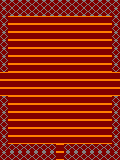

A 2D game scene composited from a Tiled map and its tileset images. What follows is a short description and the map's XML, with every tile layer's data as written:
An orthogonal 15x20 tile map with 8x8 px tiles, 1 tile layer (Capa de Patrones 1).

<map version="1.0" tiledversion="2018.06.01" orientation="orthogonal" renderorder="right-down" width="15" height="20" tilewidth="8" tileheight="8" infinite="0" nextlayerid="2" nextobjectid="1">
 <tileset firstgid="1" name="tiles" tilewidth="8" tileheight="8" tilecount="45" columns="9">
  <image source="../../tiles.png" width="72" height="40" />
 </tileset>
 <layer id="1" name="Capa de Patrones 1" width="15" height="20">
  <data encoding="csv">
32,32,32,32,32,32,32,32,32,32,32,32,32,32,32,
32,31,31,31,31,31,31,31,31,31,31,31,31,31,32,
32,1,1,1,1,1,1,1,1,1,1,1,1,1,32,
32,1,1,1,1,1,1,1,1,1,1,1,1,1,32,
32,1,1,1,1,1,1,1,1,1,1,1,1,1,32,
32,1,1,1,1,1,1,1,1,1,1,1,1,1,32,
32,1,1,1,1,1,1,1,1,1,1,1,1,1,32,
32,1,1,1,1,1,1,1,1,1,1,1,1,1,32,
32,1,1,1,1,1,1,1,1,1,1,1,1,1,32,
1,1,1,1,1,1,1,1,1,1,1,1,1,1,1,
1,1,1,1,1,1,1,1,1,1,1,1,1,1,1,
1,1,1,1,1,1,1,1,1,1,1,1,1,1,1,
32,1,1,1,1,1,1,1,1,1,1,1,1,1,32,
32,1,1,1,1,1,1,1,1,1,1,1,1,1,32,
32,1,1,1,1,1,1,1,1,1,1,1,1,1,32,
32,1,1,1,1,1,1,1,1,1,1,1,1,1,32,
32,1,1,1,1,1,1,1,1,1,1,1,1,1,32,
32,1,1,1,1,1,1,1,1,1,1,1,1,1,32,
32,31,31,31,31,31,31,1,31,31,31,31,31,31,32,
32,32,32,32,32,32,32,1,32,32,32,32,32,32,32
</data>
 </layer>
</map>
